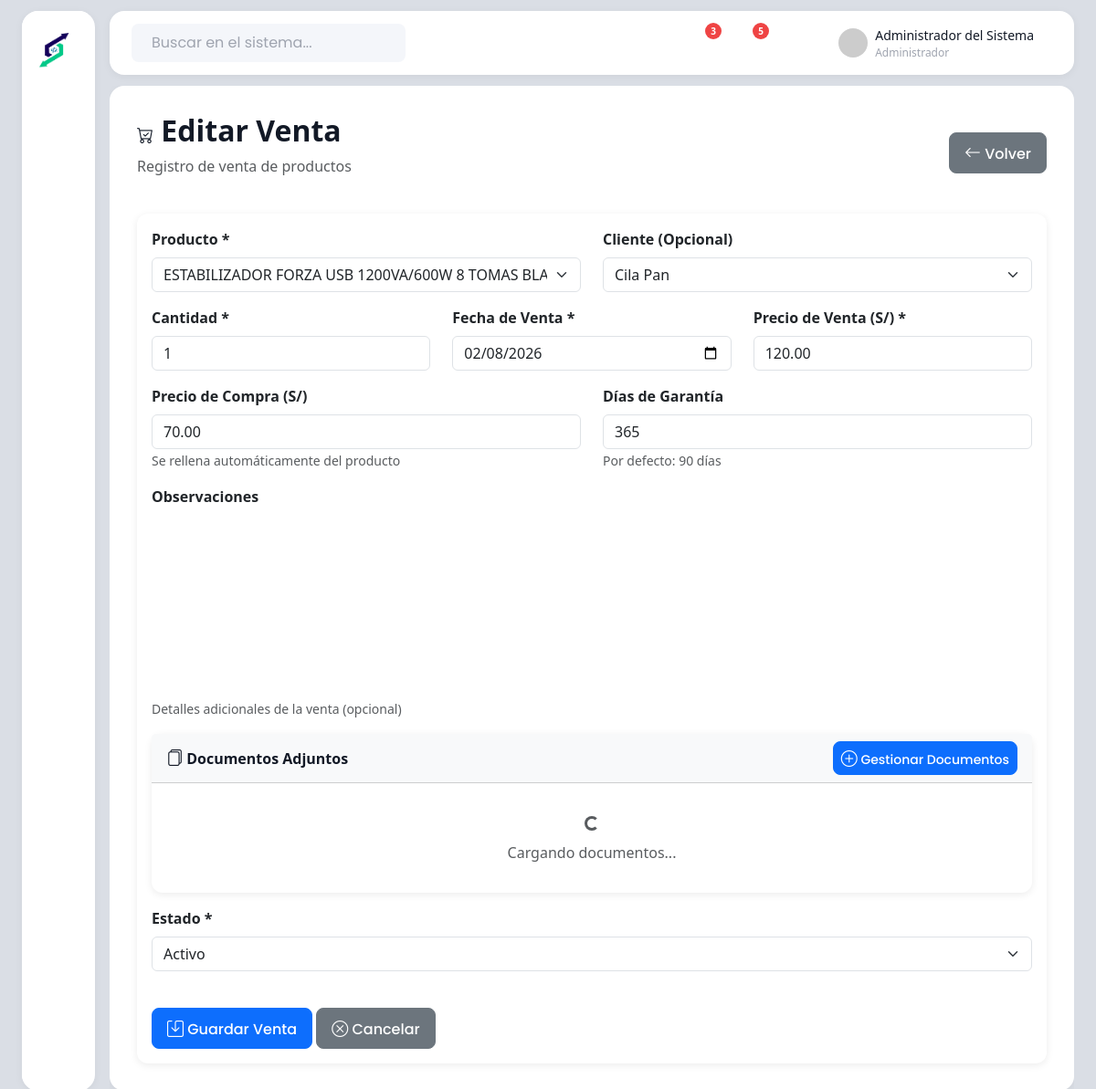
Screenshot of /views/ventas/form.php?id=1 (signed in) with the database file from the repository.
### tables this page shows
CREATE TABLE IF NOT EXISTS `ventas_productos` (
  `id` int NOT NULL AUTO_INCREMENT,
  `producto_id` int NOT NULL,
  `cliente_id` int DEFAULT NULL,
  `cantidad` int NOT NULL DEFAULT '1',
  `fecha_venta` date NOT NULL,
  `precio_venta` decimal(10,2) NOT NULL,
  `precio_compra` decimal(10,2) DEFAULT NULL COMMENT 'Para calcular utilidad',
  `dias_garantia` int DEFAULT '0',
  `comprobante_url` varchar(255) DEFAULT NULL COMMENT 'Ruta del comprobante PDF o imagen',
  `observaciones` text COMMENT 'Observaciones o notas adicionales sobre la venta',
  `archivo_presupuesto` varchar(255) DEFAULT NULL,
  `estado` enum('activo','anulado') NOT NULL DEFAULT 'activo',
  `fecha_registro` timestamp NULL DEFAULT CURRENT_TIMESTAMP,
  PRIMARY KEY (`id`),
  KEY `idx_producto` (`producto_id`),
  KEY `idx_cliente` (`cliente_id`),
  KEY `idx_fecha_venta` (`fecha_venta`)
);

CREATE TABLE IF NOT EXISTS `productos` (
  `id` int NOT NULL AUTO_INCREMENT,
  `nombre` varchar(200) NOT NULL,
  `codigo` varchar(50) DEFAULT NULL,
  `categoria_id` int DEFAULT NULL,
  `proveedor_id` int DEFAULT NULL,
  `stock` int NOT NULL DEFAULT '0',
  `precio_compra` decimal(10,2) DEFAULT NULL,
  `fecha_compra` date DEFAULT NULL,
  `descripcion` text,
  `estado` enum('activo','inactivo') NOT NULL DEFAULT 'activo',
  `fecha_registro` timestamp NULL DEFAULT CURRENT_TIMESTAMP,
  PRIMARY KEY (`id`),
  UNIQUE KEY `codigo` (`codigo`),
  KEY `proveedor_id` (`proveedor_id`),
  KEY `idx_nombre` (`nombre`),
  KEY `idx_codigo` (`codigo`),
  KEY `idx_categoria` (`categoria_id`),
  KEY `idx_fecha_compra` (`fecha_compra`)
);

CREATE TABLE IF NOT EXISTS `clientes` (
  `id` int NOT NULL AUTO_INCREMENT,
  `tipo` enum('persona','empresa') NOT NULL DEFAULT 'persona',
  `nombre` varchar(150) NOT NULL COMMENT 'Nombre o Razón Social',
  `dni_ruc` varchar(20) DEFAULT NULL,
  `email` varchar(100) DEFAULT NULL,
  `telefono` varchar(20) DEFAULT NULL,
  `whatsapp` varchar(20) DEFAULT NULL,
  `direccion` text,
  `ubicacion_google_maps` text,
  `estado` enum('activo','inactivo') NOT NULL DEFAULT 'activo',
  `fecha_registro` timestamp NULL DEFAULT CURRENT_TIMESTAMP,
  PRIMARY KEY (`id`),
  KEY `idx_nombre` (`nombre`),
  KEY `idx_dni_ruc` (`dni_ruc`),
  KEY `idx_estado` (`estado`)
);

### includes/autoload.php (called while the page is built, shortened)
<?php
spl_autoload_register(function ($class) {
    $modelFile = ROOT_PATH . 'models/' . $class . '.php';
    if (file_exists($modelFile)) {
        return;
    }
});

### models/Producto.php (called while the page is built, shortened)
<?php
class Producto
{
    private $pdo;
    public function __construct($pdo)
    {
        $this->pdo = $pdo;
    }
    public function obtenerTodos()
    {
        $stmt = $this->pdo->query("
SELECT p.*, c.nombre as categoria_nombre, pr.nombre as proveedor_nombre
FROM productos p
LEFT JOIN categorias_productos c ON p.categoria_id = c.id
LEFT JOIN proveedores pr ON p.proveedor_id = pr.id
ORDER BY p.nombre ASC
");
        return $stmt->fetchAll();
    }
}

### models/Venta.php (called while the page is built, shortened)
<?php
class Venta
{
    private $pdo;
    public function __construct($pdo)
    {
        $this->pdo = $pdo;
    }
    public function obtenerPorId($id)
    {
        $stmt = $this->pdo->prepare("
SELECT v.*, p.nombre as producto_nombre, c.nombre as cliente_nombre
FROM ventas_productos v
LEFT JOIN productos p ON v.producto_id = p.id
LEFT JOIN clientes c ON v.cliente_id = c.id
WHERE v.id = ?
");
        $stmt->execute([$id]);
        return $stmt->fetch();
    }
}

### models/Cliente.php (called while the page is built, shortened)
<?php
class Cliente
{
    private $pdo;
    public function __construct($pdo)
    {
        $this->pdo = $pdo;
    }
    public function obtenerTodos($estado = null)
    {
        $sql = "SELECT * FROM clientes";
        if ($estado) {
            $sql .= " WHERE estado = ?";
        }
        $sql .= " ORDER BY fecha_registro DESC";
        $stmt = $this->pdo->prepare($sql);
        if ($estado) {
            $stmt->execute([$estado]);
        } else {
            $stmt->execute();
        }
        return $stmt->fetchAll();
    }
    public function obtenerActivos()
    {
        return $this->obtenerTodos('activo');
    }
}

### views/ventas/form.php (the view, shortened to what this page needs)
<?php
require_once '../../includes/autoload.php';
$ventaModel = new Venta($pdo);
$productoModel = new Producto($pdo);
$clienteModel = new Cliente($pdo);
$productos = $productoModel->obtenerTodos();
$clientes = $clienteModel->obtenerActivos();
$isEdit = isset($_GET['id']);
$venta = null;
if ($isEdit) {
    $venta = $ventaModel->obtenerPorId($_GET['id']);
}
include '../layouts/header.php';
?>
<div class="row">
    <div class="col-12 mb-4">
        <div class="d-flex justify-content-between align-items-center">
            <div>
                <h2 class="fw-bold">
                    <i class="bi bi-cart-check"></i>
                    <?php echo $isEdit ? 'Editar Venta' : 'Nueva Venta'; ?>
                </h2>
                <p class="text-muted">Registro de venta de productos</p>
            </div>
            <div>
                <a href="index.php" class="btn btn-secondary">
                    <i class="bi bi-arrow-left"></i> Volver
                </a>
            </div>
        </div>
    </div>
</div>
<div class="row">
    <div class="col-12">
        <div class="card">
            <div class="card-body">
                <form method="POST" action="">
                    <div class="row">
                        <div class="col-md-6 mb-3">
                            <label for="producto_id" class="form-label">Producto *</label>
                            <select class="form-select" id="producto_id" name="producto_id" required>
                                <?php foreach ($productos as $prod): ?>
                                    <option value="<?php echo $prod['id']; ?>"
                                        data-stock="<?php echo $prod['stock']; ?>"
                                        data-precio="<?php echo $prod['precio_compra'] ?? 0; ?>"
                                        <?php echo ($venta && $venta['producto_id'] == $prod['id']) ? 'selected' : ''; ?>>
                                        <?php echo $prod['nombre']; ?> (Stock: <?php echo $prod['stock']; ?>)
                                    </option>
                                <?php endforeach; ?>
                            </select>
                        </div>
                        <div class="col-md-6 mb-3">
                            <label for="cliente_id" class="form-label">Cliente (Opcional)</label>
                            <select class="form-select" id="cliente_id" name="cliente_id">
                                <?php foreach ($clientes as $cliente): ?>
                                    <option value="<?php echo $cliente['id']; ?>"
                                        <?php echo ($venta && $venta['cliente_id'] == $cliente['id']) ? 'selected' : ''; ?>>
                                        <?php echo $cliente['nombre']; ?>
                                    </option>
                                <?php endforeach; ?>
                            </select>
                        </div>
                        <div class="col-md-4 mb-3">
                            <label for="cantidad" class="form-label">Cantidad *</label>
                            <input type="number" class="form-control" id="cantidad" name="cantidad"
                                value="<?php echo $venta['cantidad'] ?? '1'; ?>"
                                min="1" required>
                        </div>
                        <div class="col-md-4 mb-3">
                            <label for="fecha_venta" class="form-label">Fecha de Venta *</label>
                            <input type="date" class="form-control" id="fecha_venta" name="fecha_venta"
                                value="<?php echo $venta['fecha_venta'] ?? date('Y-m-d'); ?>" required>
                        </div>
                        <div class="col-md-4 mb-3">
                            <label for="precio_venta" class="form-label">Precio de Venta (S/) *</label>
                            <input type="number" step="0.01" class="form-control" id="precio_venta" name="precio_venta"
                                value="<?php echo $venta['precio_venta'] ?? ''; ?>"
                                placeholder="0.00" required>
                        </div>
                        <div class="col-md-6 mb-3">
                            <label for="precio_compra" class="form-label">Precio de Compra (S/)</label>
                            <input type="number" step="0.01" class="form-control" id="precio_compra" name="precio_compra"
                                value="<?php echo $venta['precio_compra'] ?? ''; ?>"
                                placeholder="0.00" readonly>
                            <small class="text-muted">Se rellena automáticamente del producto</small>
                        </div>
                        <div class="col-md-6 mb-3">
                            <label for="dias_garantia" class="form-label">Días de Garantía</label>
                            <input type="number" class="form-control" id="dias_garantia" name="dias_garantia"
                                value="<?php echo $venta['dias_garantia'] ?? '90'; ?>"
                                placeholder="90">
                            <small class="text-muted">Por defecto: 90 días</small>
                        </div>
                        <div class="col-12 mb-3">
                            <label for="observaciones" class="form-label">Observaciones</label>
                            <div id="editor-observaciones" style="min-height: 200px; background: white;"></div>
                            <small class="text-muted">Detalles adicionales de la venta (opcional)</small>
                        </div>
                        <?php if ($isEdit): ?>
                            <div class="col-12 mb-3">
                                <div class="card">
                                    <div class="card-header bg-light d-flex justify-content-between align-items-center">
                                        <h6 class="mb-0">
                                            <i class="bi bi-files"></i> Documentos Adjuntos
                                        </h6>
                                        <button type="button" class="btn btn-sm btn-primary" id="btn-gestionar-documentos-form">
                                            <i class="bi bi-plus-circle"></i> Gestionar Documentos
                                        </button>
                                    </div>
                                    <div class="card-body">
                                        <div id="lista-documentos-form">
                                            <div class="text-center text-muted py-3">
                                                <div class="spinner-border spinner-border-sm" role="status">
                                                </div>
                                                <p class="mb-0 mt-2">Cargando documentos...</p>
                                            </div>
                                        </div>
                                    </div>
                                </div>
                            </div>
                        <?php endif; ?>
                        <div class="col-md-12 mb-3">
                            <label for="estado" class="form-label">Estado *</label>
                            <select class="form-select" id="estado" name="estado" required>
                                <option value="activo" <?php echo ($venta && $venta['estado'] == 'activo') ? 'selected' : ''; ?>>Activo</option>
                            </select>
                        </div>
                    </div>
                    <div class="row mt-4">
                        <div class="col-12">
                            <button type="submit" class="btn btn-primary">
                                <i class="bi bi-save"></i> Guardar Venta
                            </button>
                            <a href="index.php" class="btn btn-secondary">
                                <i class="bi bi-x-circle"></i> Cancelar
                            </a>
                        </div>
                    </div>
                </form>
            </div>
        </div>
    </div>
</div>
<?php include '../layouts/footer.php'; ?>
<link href="https://cdn.quilljs.com/1.3.6/quill.snow.css" rel="stylesheet">
<link rel="stylesheet" href="https://cdn.jsdelivr.net/gh/fancyapps/fancybox@3.5.7/dist/jquery.fancybox.min.css" />

### assets/css/modern-ui.css (style rules this page uses)
:root { --color-bg: #f4f6fa; --color-primary: #121926; --color-muted: #9fa4af; --color-hover: #e8ecf4; --color-danger: #ef4444; --color-success: #10b981; --color-warning: #f59e0b; --color-info: #3b82f6; --font-main: "Poppins", sans-serif; }
* { box-sizing: border-box; }
body { background: #dadee5; color: #5d6674; font-family: var(--font-main); min-height: 100vh; margin: 0; padding: 0; }
.bi { font-size: 18px; }
.main-content .card { border: none; box-shadow: 0 2px 8px rgba(0, 0, 0, 0.08); border-radius: 12px; }
.main-content .btn { font-family: var(--font-main); border-radius: 8px; font-weight: 500; }
.main-content h1, .main-content h2, .main-content h3, .main-content h4, .main-content h5, .main-content h6 { color: var(--color-primary); font-weight: 600; }

### assets/css/style.css (style rules this page uses)
:root { --primary-color: #0d6efd; --secondary-color: #6c757d; --success-color: #198754; --danger-color: #dc3545; --warning-color: #ffc107; --info-color: #0dcaf0; }
body { font-family: "Segoe UI", Tahoma, Geneva, Verdana, sans-serif; min-height: 100vh; display: flex; flex-direction: column; }
.card { border: none; border-radius: 10px; transition: transform 0.2s, box-shadow 0.2s; }
.btn { border-radius: 6px; padding: 0.5rem 1rem; font-weight: 500; }
.btn-sm { padding: 0.25rem 0.5rem; }
.form-label { font-weight: 600; margin-bottom: 0.5rem; }

### rows the page displays
ventas_productos: producto_id "ESTABILIZADOR FORZA USB 1200VA/600W 8 TOMAS BLACK (Stock: 0)", cliente_id "Cila Pan", cantidad "1", fecha_venta "02/08/2026", precio_venta "120.00", precio_compra "70.00", dias_garantia "365", estado "Activo"

### other values shown
$usuario['nombre'] "Administrador del Sistema"
$usuario['rol'] "Administrador"
